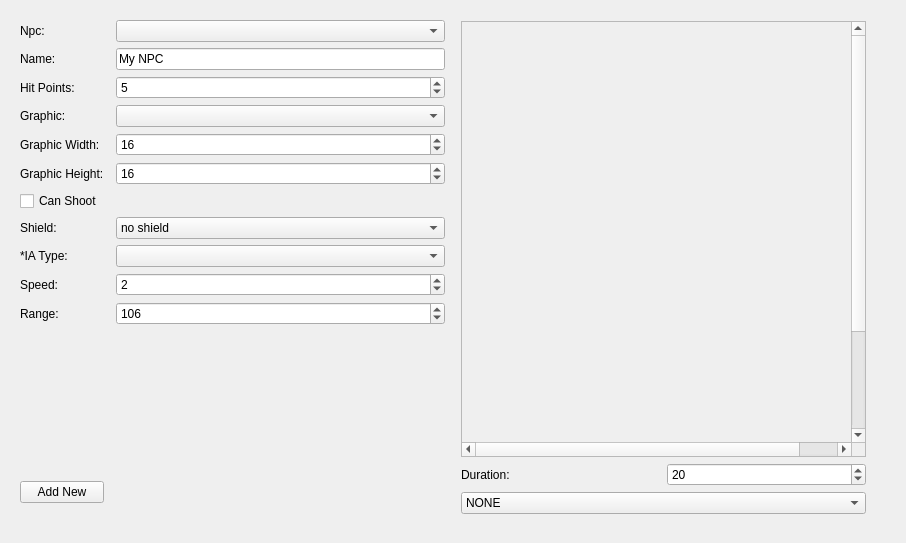
<?xml version="1.0" encoding="UTF-8"?>
<ui version="4.0">
 <class>npc_edit</class>
 <widget class="QWidget" name="npc_edit">
  <property name="geometry">
   <rect>
    <x>0</x>
    <y>0</y>
    <width>906</width>
    <height>543</height>
   </rect>
  </property>
  <property name="sizePolicy">
   <sizepolicy hsizetype="Preferred" vsizetype="Preferred">
    <horstretch>0</horstretch>
    <verstretch>0</verstretch>
   </sizepolicy>
  </property>
  <property name="windowTitle">
   <string>Form</string>
  </property>
  <property name="styleSheet">
   <string notr="true"/>
  </property>
  <layout class="QGridLayout" name="gridLayout">
   <item row="0" column="0">
    <widget class="QWidget" name="horizontalWidget_2" native="true">
     <property name="sizePolicy">
      <sizepolicy hsizetype="Expanding" vsizetype="Expanding">
       <horstretch>0</horstretch>
       <verstretch>0</verstretch>
      </sizepolicy>
     </property>
     <property name="styleSheet">
      <string notr="true"/>
     </property>
     <layout class="QGridLayout" name="gridLayout_4">
      <property name="sizeConstraint">
       <enum>QLayout::SetNoConstraint</enum>
      </property>
      <property name="rightMargin">
       <number>20</number>
      </property>
      <item row="0" column="1">
       <layout class="QGridLayout" name="gridLayout_11">
        <property name="bottomMargin">
         <number>20</number>
        </property>
        <item row="5" column="0" colspan="2">
         <widget class="QLabel" name="label_60">
          <property name="text">
           <string>Graphic Width: </string>
          </property>
         </widget>
        </item>
        <item row="6" column="2">
         <widget class="QSpinBox" name="npc_edit_tab_graphicheight">
          <property name="minimum">
           <number>8</number>
          </property>
          <property name="maximum">
           <number>128</number>
          </property>
          <property name="value">
           <number>16</number>
          </property>
         </widget>
        </item>
        <item row="3" column="2">
         <widget class="QSpinBox" name="npc_edit_tab_NpcHP">
          <property name="value">
           <number>5</number>
          </property>
         </widget>
        </item>
        <item row="6" column="0">
         <widget class="QLabel" name="label_61">
          <property name="text">
           <string>Graphic Height:</string>
          </property>
         </widget>
        </item>
        <item row="4" column="2">
         <widget class="QComboBox" name="npc_edit_tab_graphiccombo"/>
        </item>
        <item row="5" column="2">
         <widget class="QSpinBox" name="npc_edit_tab_graphicwidth">
          <property name="minimum">
           <number>8</number>
          </property>
          <property name="maximum">
           <number>128</number>
          </property>
          <property name="value">
           <number>16</number>
          </property>
         </widget>
        </item>
        <item row="1" column="0">
         <widget class="QLabel" name="label_62">
          <property name="text">
           <string>Name:</string>
          </property>
         </widget>
        </item>
        <item row="4" column="0">
         <widget class="QLabel" name="label_63">
          <property name="text">
           <string>Graphic:</string>
          </property>
         </widget>
        </item>
        <item row="3" column="0">
         <widget class="QLabel" name="label_64">
          <property name="text">
           <string>Hit Points:</string>
          </property>
         </widget>
        </item>
        <item row="7" column="0">
         <widget class="QCheckBox" name="npc_edit_tab_canshoot">
          <property name="text">
           <string>Can Shoot</string>
          </property>
         </widget>
        </item>
        <item row="9" column="0">
         <widget class="QLabel" name="label_65">
          <property name="text">
           <string>*IA Type:</string>
          </property>
         </widget>
        </item>
        <item row="9" column="2">
         <widget class="QComboBox" name="npc_edit_tab_iatype"/>
        </item>
        <item row="8" column="2">
         <widget class="QComboBox" name="npc_edit_tab_shieldtype">
          <item>
           <property name="text">
            <string>no shield</string>
           </property>
          </item>
          <item>
           <property name="text">
            <string>full shield</string>
           </property>
          </item>
          <item>
           <property name="text">
            <string>front shield</string>
           </property>
          </item>
          <item>
           <property name="text">
            <string>stand_shield</string>
           </property>
          </item>
          <item>
           <property name="text">
            <string/>
           </property>
          </item>
         </widget>
        </item>
        <item row="8" column="0">
         <widget class="QLabel" name="label_66">
          <property name="text">
           <string>Shield:</string>
          </property>
         </widget>
        </item>
        <item row="10" column="0">
         <widget class="QLabel" name="label_67">
          <property name="text">
           <string>Speed:</string>
          </property>
         </widget>
        </item>
        <item row="12" column="0">
         <spacer name="verticalSpacer_9">
          <property name="orientation">
           <enum>Qt::Vertical</enum>
          </property>
          <property name="sizeHint" stdset="0">
           <size>
            <width>20</width>
            <height>40</height>
           </size>
          </property>
         </spacer>
        </item>
        <item row="11" column="0">
         <widget class="QLabel" name="label_68">
          <property name="text">
           <string>Range:</string>
          </property>
         </widget>
        </item>
        <item row="10" column="2">
         <widget class="QSpinBox" name="npc_edit_tab_movespeed">
          <property name="minimum">
           <number>1</number>
          </property>
          <property name="maximum">
           <number>8</number>
          </property>
          <property name="value">
           <number>2</number>
          </property>
         </widget>
        </item>
        <item row="11" column="2">
         <widget class="QSpinBox" name="npc_edit_tab_range">
          <property name="minimum">
           <number>48</number>
          </property>
          <property name="maximum">
           <number>320</number>
          </property>
          <property name="value">
           <number>106</number>
          </property>
         </widget>
        </item>
        <item row="0" column="0">
         <widget class="QLabel" name="label_70">
          <property name="text">
           <string>Npc:</string>
          </property>
         </widget>
        </item>
        <item row="0" column="2">
         <widget class="QComboBox" name="npc_edit_tab_selectnpccombo"/>
        </item>
        <item row="13" column="0">
         <widget class="QPushButton" name="pushButton_11">
          <property name="text">
           <string>Add New</string>
          </property>
         </widget>
        </item>
        <item row="1" column="2">
         <widget class="QLineEdit" name="npc_edit_tab_NpcName">
          <property name="text">
           <string>My NPC</string>
          </property>
         </widget>
        </item>
       </layout>
      </item>
      <item row="0" column="2">
       <widget class="QWidget" name="verticalWidget_2" native="true">
        <property name="sizePolicy">
         <sizepolicy hsizetype="Ignored" vsizetype="Ignored">
          <horstretch>0</horstretch>
          <verstretch>0</verstretch>
         </sizepolicy>
        </property>
        <property name="styleSheet">
         <string notr="true"/>
        </property>
        <layout class="QVBoxLayout" name="verticalLayout_10">
         <property name="leftMargin">
          <number>10</number>
         </property>
         <property name="topMargin">
          <number>1</number>
         </property>
         <item>
          <widget class="QWidget" name="verticalWidget_3" native="true">
           <property name="sizePolicy">
            <sizepolicy hsizetype="Ignored" vsizetype="Ignored">
             <horstretch>0</horstretch>
             <verstretch>0</verstretch>
            </sizepolicy>
           </property>
           <property name="styleSheet">
            <string notr="true"/>
           </property>
           <layout class="QVBoxLayout" name="verticalLayout_11">
            <property name="margin">
             <number>0</number>
            </property>
            <item>
             <widget class="QScrollArea" name="scrollArea_6">
              <property name="sizePolicy">
               <sizepolicy hsizetype="Expanding" vsizetype="Expanding">
                <horstretch>0</horstretch>
                <verstretch>0</verstretch>
               </sizepolicy>
              </property>
              <property name="verticalScrollBarPolicy">
               <enum>Qt::ScrollBarAlwaysOn</enum>
              </property>
              <property name="horizontalScrollBarPolicy">
               <enum>Qt::ScrollBarAlwaysOn</enum>
              </property>
              <property name="widgetResizable">
               <bool>false</bool>
              </property>
              <widget class="QWidget" name="scrollAreaWidgetContents_7">
               <property name="geometry">
                <rect>
                 <x>0</x>
                 <y>0</y>
                 <width>434</width>
                 <height>558</height>
                </rect>
               </property>
               <property name="sizePolicy">
                <sizepolicy hsizetype="Expanding" vsizetype="Expanding">
                 <horstretch>100</horstretch>
                 <verstretch>100</verstretch>
                </sizepolicy>
               </property>
               <property name="autoFillBackground">
                <bool>false</bool>
               </property>
               <widget class="npcPreviewArea" name="npc_edit_tab_previewarea" native="true">
                <property name="geometry">
                 <rect>
                  <x>0</x>
                  <y>0</y>
                  <width>651</width>
                  <height>581</height>
                 </rect>
                </property>
                <property name="styleSheet">
                 <string notr="true"/>
                </property>
               </widget>
              </widget>
             </widget>
            </item>
           </layout>
          </widget>
         </item>
         <item>
          <layout class="QHBoxLayout" name="horizontalLayout_19">
           <item>
            <widget class="QLabel" name="label_69">
             <property name="sizePolicy">
              <sizepolicy hsizetype="Minimum" vsizetype="Minimum">
               <horstretch>0</horstretch>
               <verstretch>0</verstretch>
              </sizepolicy>
             </property>
             <property name="text">
              <string>Duration:</string>
             </property>
            </widget>
           </item>
           <item>
            <widget class="QSpinBox" name="npc_edit_tab_frameduration">
             <property name="minimum">
              <number>5</number>
             </property>
             <property name="maximum">
              <number>9999</number>
             </property>
             <property name="value">
              <number>20</number>
             </property>
            </widget>
           </item>
          </layout>
         </item>
         <item>
          <widget class="QComboBox" name="npc_edit_tab_frametype">
           <item>
            <property name="text">
             <string>NONE</string>
            </property>
           </item>
           <item>
            <property name="text">
             <string>ANIM_STAND</string>
            </property>
           </item>
           <item>
            <property name="text">
             <string>ANIM_WALK</string>
            </property>
           </item>
           <item>
            <property name="text">
             <string>ANIM_JUMP</string>
            </property>
           </item>
           <item>
            <property name="text">
             <string>ANIM_ATTACK</string>
            </property>
           </item>
           <item>
            <property name="text">
             <string>ANIM_TELEPORT</string>
            </property>
           </item>
           <item>
            <property name="text">
             <string>ANIM_JUMP_ATTACK</string>
            </property>
           </item>
           <item>
            <property name="text">
             <string>ANIM_WALK_ATTACK</string>
            </property>
           </item>
           <item>
            <property name="text">
             <string>ANIM_HIT</string>
            </property>
           </item>
           <item>
            <property name="text">
             <string>ANIM_STAIRS</string>
            </property>
           </item>
           <item>
            <property name="text">
             <string>ANIM_STAIRS_SEMI</string>
            </property>
           </item>
           <item>
            <property name="text">
             <string>ANIM_STAIRS_ATTACK</string>
            </property>
           </item>
           <item>
            <property name="text">
             <string>ANIM_STAIRS_MOVE</string>
            </property>
           </item>
           <item>
            <property name="text">
             <string>ANIM_TROW</string>
            </property>
           </item>
           <item>
            <property name="text">
             <string>ANIM_TURN</string>
            </property>
           </item>
           <item>
            <property name="text">
             <string>ANIM_MOVE_SEMI</string>
            </property>
           </item>
           <item>
            <property name="text">
             <string>ANIM_WALK_AIR</string>
            </property>
           </item>
           <item>
            <property name="text">
             <string>ANIM_INTRO</string>
            </property>
           </item>
           <item>
            <property name="text">
             <string>ANIM_SPECIAL_ATTACK</string>
            </property>
           </item>
          </widget>
         </item>
        </layout>
       </widget>
      </item>
     </layout>
    </widget>
   </item>
  </layout>
 </widget>
 <customwidgets>
  <customwidget>
   <class>npcPreviewArea</class>
   <extends>QWidget</extends>
   <header>npcpreviewarea.h</header>
   <container>1</container>
  </customwidget>
 </customwidgets>
 <resources/>
 <connections/>
</ui>
